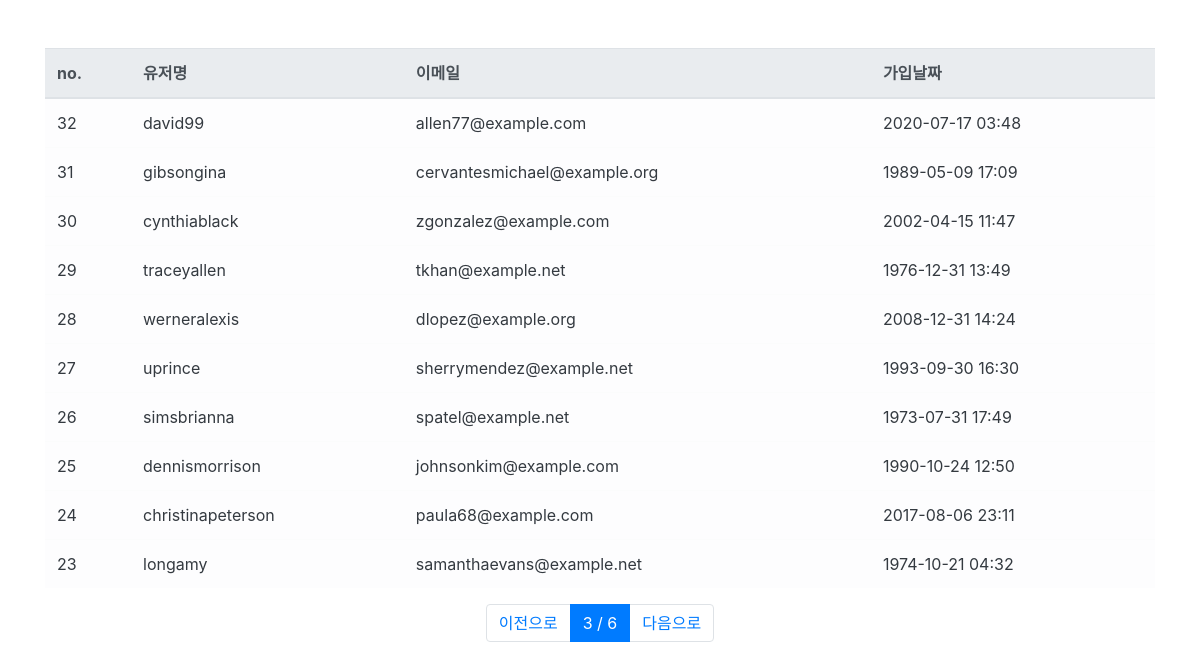
The page /users/?page=3 (signed in) on the database its author committed.
### user/models.py (models this page shows, shortened)
class User(AbstractUser):
    register_date = models.DateTimeField(auto_now_add=True, verbose_name="등록날짜")
    class Meta:
        verbose_name = "사용자"
        verbose_name_plural = "사용자"

### user/views.py (the view)
# urls.py: path("users/", user_list_view, name="user_list")
@login_required
def user_list_view(request):
    page = int(request.GET.get("page",1))
    users = User.objects.all().order_by("-id")
    paginator = Paginator(users, 10)
    users = paginator.get_page(page)
    return render(request, "users.html", {"users": users})

### templates/users.html
{% extends "base.html" %}
{% block content %}
<div class="container">
<div class="row mt-5">
  <div class="col-12">
    <table class="table table-light">
      <thead class="thead-light">
        <tr>
          <th scope="col">no.</th>
          <th scope="col">유저명</th>
          <th scope="col">이메일</th>
          <th scope="col">가입날짜</th>
        </tr>
      </thead>
      <tbody class="text-dark">
        {% for user in users %}
        <tr>
          <td scope="row">{{ user.id }}</td>
          <td>{{ user.username }}</td>
          <td>{{ user.email }}</td>
          <td>{{ user.register_date|date:'Y-m-d H:i' }}</td>
        </tr>
        {% endfor %}
      </tbody>
    </table>
  </div>
</div>
<nav>
  <ul class="pagination justify-content-center">
    {% if users.has_previous %}
    <li class="page-item">
      <a class="page-link" href="?page={{ users.previous_page_number }}">이전으로</a>
    </li>
    {% else %}
    <li class="page-item disabled">
      <a class="page-link" href="#">이전으로</a>
    </li>
    {% endif %}
    <li class="page-item active">
      <a class="page-link" href="#">{{ users.number }} / {{ users.paginator.num_pages }}</a>
    </li>
    {% if users.has_next %}
    <li class="page-item">
      <a class="page-link" href="?page={{ users.next_page_number }}">다음으로</a>
    {% else %}
    <li class="page-item disabled">
      <a class="page-link disabled" href="#">다음으로</a>
    {% endif %}
    </li>
  </ul>
</nav>
</div>
{% endblock %}

### rows shown on the page
User: id "32", username "david99", email "allen77@example.com", register_date "2020-07-17 03:48"
User: id "31", username "gibsongina", email "cervantesmichael@example.org", register_date "1989-05-09 17:09"
User: id "30", username "cynthiablack", email "zgonzalez@example.com", register_date "2002-04-15 11:47"
User: id "29", username "traceyallen", email "tkhan@example.net", register_date "1976-12-31 13:49"
User: id "28", username "werneralexis", email "dlopez@example.org", register_date "2008-12-31 14:24"
User: id "27", username "uprince", email "sherrymendez@example.net", register_date "1993-09-30 16:30"
User: id "26", username "simsbrianna", email "spatel@example.net", register_date "1973-07-31 17:49"
User: id "25", username "dennismorrison", email "johnsonkim@example.com", register_date "1990-10-24 12:50"
User: id "24", username "christinapeterson", email "paula68@example.com", register_date "2017-08-06 23:11"
User: id "23", username "longamy", email "samanthaevans@example.net", register_date "1974-10-21 04:32"

### other values the page prints
{{ users.number }} "3"
{{ users.paginator.num_pages }} "6"
